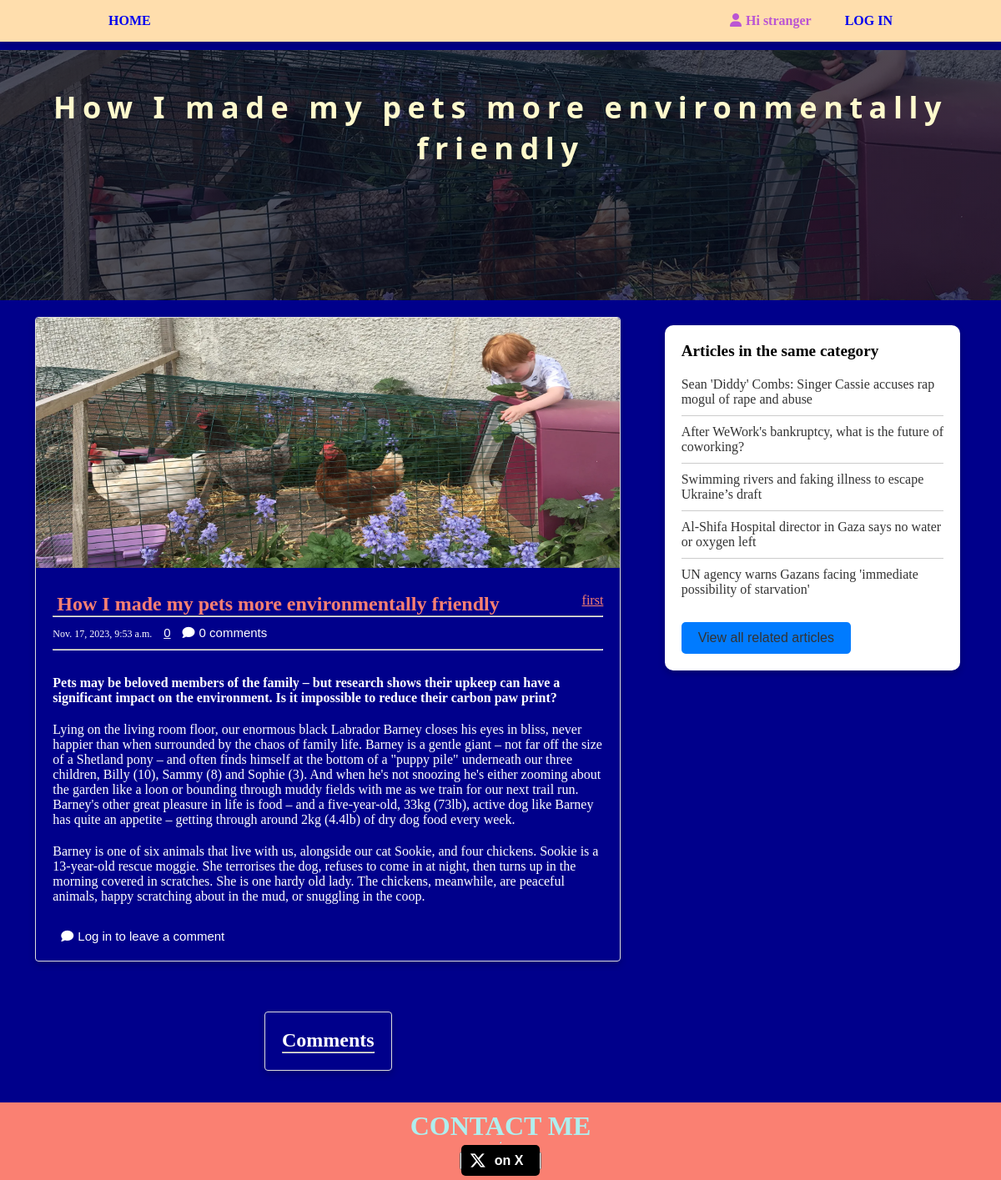
Screenshot of /how-i-made-my-pets-more-environmentally-friendly/ with the database file from the repository.
### article/models.py (models this page shows, shortened)
class Post(models.Model):
    user = models.ForeignKey(User, on_delete=models.CASCADE)
    image = models.ImageField()
    title = models.CharField(max_length=255)
    slug = models.SlugField(unique=True, blank=True)
    category = models.ForeignKey(Category, on_delete=models.CASCADE, related_name='posts', default='uncategorized')
    date = models.DateTimeField(auto_now_add=True)
    likes = models.ManyToManyField(User, blank=True, related_name="post_likes")
    is_edited = models.BooleanField(default=False)
    post = RichTextField(blank=True, null=True)
    def get_absolute_url(self):
        return reverse('article:detail', kwargs={'slug': self.slug})

class Category(models.Model):
    name = models.CharField(max_length=100)
    slug = models.SlugField(unique=True, blank=True)
    class Meta:
        verbose_name_plural = 'categories'
    def __str__(self):
        return self.name

### article/views.py (the view)
# urls.py: path('<slug>/', views.detail, name='detail'),
def detail(request, slug):
    user_authenticated = request.user.is_authenticated
    post = get_object_or_404(Post, slug=slug)
    category = post.category
    related_articles = Post.objects.filter(category=category).exclude(id=post.id).order_by('-date')[:5]
    if related_articles.count() < 5:
        show_all = False
    else:
        show_all = True
    comments = post.comments.order_by('-date_posted')
    batch_size = 10  # Set the number of comments to load per batch
    total_comments = comments.count()
    offset = int(request.GET.get('offset', 0))
    if total_comments > batch_size + offset:
        show_load_more = True
        comments = comments[offset: offset + batch_size]
    else:
        show_load_more = False
        comments = comments[offset:]
    context = {
        'user_authenticated': user_authenticated,
        'post': post,
        'related_articles': related_articles,
        'show_all': show_all,
        'comments': enumerate(comments),
        'show_load_more': show_load_more,
        'batch_size': batch_size,
        'total_comments': total_comments,
    }
    return render(request, 'article/read.html', context=context)

### article/templates/article/read.html (shortened to what this page needs)
{% extends 'article/base.html' %}
{% load static %}
{% block css %}
        {{ block.super }}
    <link rel="stylesheet" href="{% static 'read.css' %}">
{% endblock %}
{% block body %}
    <div id="image-background" style="background-image: linear-gradient(rgba(4,9,30,0.7), rgba(4,9,30,0.7)), url('{{ post.image.url }}')">
        <h1 id="image-background-title">{{post.title}}</h1>
    </div>
    <div id="read-container">
        <div id="article">
            <div id="card-container">
                <div class="card">
                    <img src="{{ post.image.url }}" alt="Image">
                    <div class="card-content">
                        <div id="card-top">
                            <h2>{{post.title}}</h2> <span id="category"><a href="{% url 'article:category' post.category %}">{{post.category}}</a></span>
                        </div>
                        <hr>
                        <div class="card-meta">
                            <div>
                                <span class="timestamp">{{post.date}}</span>
                                {% if user.is_authenticated %}
                                  {% if user in post.likes.all %}
                                  <button class="like-button" data-href="{{ post.get_api_like_url }}" data-post-slug="{{ post.slug }}">
                                    <i class="fas fa-heart liked article-like-style" ></i>
                                    <span class="like-count" style="color: salmon;">{{ post.likes.count }} {{ count_str }}</span>
                                  </button>
                                  {% else %}
                                  <button class="like-button" data-href="{{ post.get_api_like_url }}" data-post-slug="{{ post.slug }}">
                                    <i class="fas fa-heart article-like-style" ></i>
                                    <span class="like-count">{{ post.likes.count }} {{ count_str }}</span>
                                  </button>
                                 {% endif %}
                                 <button id="comment-button" class="comment-button"><a
                                  href="{% url 'article:detail' slug=post.slug %}?comment=true#comment-textarea"
                                  style="text-decoration: none;" class="comment-button">
                                  <i id="comment-icon" class="fa-solid fa-comment"></i>{{post.comments.count}} comment{{ post.comments.count|pluralize }}
                                </a>
                                  </button>
                              {% else %}
                                <button class="logged-out-like-button">
                                  <a href="{% url 'account:login' %}">{{ post.likes.count }} {{ count_str }}</a>
                                </button>
                                <button id="comment-button" class="comment-button"><a
                                  href="{% url 'article:detail' slug=post.slug %}#sort" style="text-decoration: none;" class="comment-button">
                                  <i id="comment-icon" class="fa-solid fa-comment"></i>{{post.comments.count}} comment{{ post.comments.count|pluralize }}
                                </a>
                                  </button>
                              {% endif %}
                            </div>
                        </div>
                          <hr>
                      <p style="color: white;">{{post.post |safe }}</p>
                      <div>
                        {% if user.is_authenticated %}
                                  {% if user in post.likes.all %}
                                  <button class="like-button" data-href="{{ post.get_api_like_url }}" data-post-slug="{{ post.slug }}">
                                    <i class="fas fa-heart liked article-like-style" ></i>
                                    <span class="like-count" style="color: salmon;">{{ post.likes.count }} {{ count_str }}</span>
                                  </button>
                                  {% else %}
                                  <button class="like-button" data-href="{{ post.get_api_like_url }}" data-post-slug="{{ post.slug }}">
                                    <i class="fas fa-heart article-like-style" ></i>
                                    <span class="like-count">{{ post.likes.count }} {{ count_str }}</span>
                                  </button>
                                 {% endif %}
                                 <button class="comment-button"><i class="fa-solid fa-comment"></i>Leave a comment</button>
                        {% else %}
                        <button class="comment-button">
                          <a href="{% url 'account:login' %}" style="text-decoration: none; color: white;">
                          <i class="fa-solid fa-comment"></i>Log in to leave a comment
                        </a>
                      </button>
                      {% endif %}
                      </div>
                    </div>
                </div>
                <div class="card comment-card">
                    <div class="header">
                        <h2>Comments</h2>
                    </div>
                    <hr>
                  </div>
        </div>
        </div>
        {% if related_articles %}
        <div id="related-articles">
            <div id="card">
                <h2>Articles in the same category</h2>
                <ul>
                  {% for related_article in related_articles %}
                    <li><a href="{{ related_article.get_absolute_url }}">{{ related_article.title }}</a></li>
                  {% endfor %}
                </ul>
                {% if show_all %}
                <button><a href="{% url 'article:category' categories=post.category %}" >View all related articles</a></button>
                {% endif %}
              </div>
        </div>
        {% endif %}
    </div>
{% endblock %}

### assets/styles.css (style rules this page uses)
* { margin: 0; padding: 0; }
body { background-color: darkblue; }
li { list-style: none; }
#image-background { margin-top: 10px; background-image: linear-gradient(rgba(4,9,30,0.7), rgba(4,9,30,0.7)), url(https://cdn.stocksnap.io/img-thumbs/960w/blog-text_AWFJEGJAMS.jpg); height: 300px; width: 99%; background-size: cover; background-position:center; display: flex; flex-direction: column; align-items: center; justify-content: center; }
#image-background-title { color:lemonchiffon; letter-spacing: 0.2cm; font-size: 100px; margin-bottom: 115px; font-family:system-ui, -apple-system, BlinkMacSystemFont, 'Segoe UI', Roboto, Oxygen, Ubuntu, Cantarell, 'Open Sans', 'Helvetica Neue', sans-serif; transition: 0.5s; }
#card-container { display: flex; flex-wrap: wrap; justify-content: center; max-width: 1250px; margin: 0 auto; gap: 20px; }
.card { border: 1px solid #ddd; border-radius: 5px; box-shadow: 0 2px 4px rgba(0, 0, 0, 0.1); max-width: 350px; margin: 20px; transition: transform 0.3s ease; word-wrap: break-word; display: flex; flex-direction: column; color: white; }
.card img { border-radius: 4px 4px 0 0; width: 100%; height: 300px; }
.card-content { flex-grow: 1; padding: 10px; display: flex; flex-direction: column; }
.card-content h2 { font-size: 24px; margin-bottom: 10px; color: salmon; }
.card-content p { font-size: 16px; margin-bottom: 0; color: white; flex-grow: 1; }
.card-meta { display: flex; justify-content: space-between; align-items: center; margin-top: 20px; }
.timestamp { font-size: 12px; color: white; }
.like-button, .logged-out-like-button, .comment-button { background: none; border: none; color: white; font-size: 15px; cursor: pointer; }
.logged-out-like-button a { color: white; }
.fa-heart, .fa-comment { margin-right: 5px; }

### assets/read.css (style rules this page uses)
#image-background { margin-top: 10px; height: 300px; width: 100%; background-size: cover; background-position: center; display: flex; flex-direction: column; align-items: center; justify-content: center; position: relative; }
#image-background-title { color: lemonchiffon; letter-spacing: 0.2cm; font-size: 36px; font-family: system-ui, -apple-system, BlinkMacSystemFont, 'Segoe UI', Roboto, Oxygen, Ubuntu, Cantarell, 'Open Sans', 'Helvetica Neue', sans-serif; transition: 0.5s; text-align: center; }
#read-container { display: flex; align-items: center; justify-content: center; }
#article { flex:2; }
.card { border: 1px solid #ddd; border-radius: 4px; box-shadow: 0 4px 8px 0 rgba(0, 0, 0, 0.2); max-width: 700px; margin: 20px; transition: transform 0.3s ease; color: white; }
.card-content, .comment-card { padding: 20px; }
.card-content h2, .card h3 { font-size: 24px; margin: 10px 5px 0; color: salmon; }
#card-top { display: flex; align-items: center; justify-content: space-between; }
#card-top a { color: salmon; }
.card-meta { display: flex; justify-content:space-between; align-items: center; margin: 10px 0; }
#card-container button { margin-left: 10px; }
.timestamp { font-size: 12px; color: white; }
.like-button, .comment-button { background: none; border: none; color: white; font-size: 15px; cursor: pointer; transition: transform 0.3s ease; }
.card-content p { margin: 10px 0; }
.fa-heart, .fa-comment, .fa-trash { margin-right: 5px; }
.header { display: flex; align-items: center; justify-content: center; }
h2 { display: flex; align-self: center; color: white; }
#related-articles { flex: 1; padding: 10px; margin: 20px 0 10px 0; align-self: flex-start; }
#card { background-color: #fff; border-radius: 10px; box-shadow: 0 4px 8px 0 rgba(0,0,0,0.2); padding: 20px; width: 80%; }
#card h2 { font-size: 1.2rem; margin-bottom: 10px; color: #000; }
#card ul { list-style: none; margin: 0; padding: 0; }
#card li { border-bottom: 1px solid #ccc; padding: 10px 0; }
#card li:last-child { border-bottom: none; }
#card a { color: #333; text-decoration: none; }
#card button { background-color: #007bff; border: none; border-radius: 5px; color: #fff; cursor: pointer; font-size: 1rem; padding: 10px 20px; margin-top: 20px; }

### rows the page displays
Post: image (picture), title "How I made my pets more environmentally friendly", category "first", date "Nov. 17, 2023, 9:53 a.m.", likes.count "0", comments.count "0", post "Pets may be beloved members of the family – but research shows their upkeep can have a significant impact on the environment. Is it impossible to reduce their carbon paw print? Lying on the living room floor, our enormous black Labrador Barney closes his eyes in bliss, never happier than when surrounded by the chaos of family life. Barney is a gentle giant – not far off the size of a Shetland pony – and often finds himself at the bottom of a \"puppy pile\" underneath our three children, Billy (10), Sammy (8) and Sophie (3). And when he's not snoozing he's either zooming about the garden like a loon or bounding through muddy fields with me as we train for our next trail run. Barney's other…"
Post: title "Sean 'Diddy' Combs: Singer Cassie accuses rap mogul of rape and abuse"
Post: title "After WeWork's bankruptcy, what is the future of coworking?"
Post: title "Swimming rivers and faking illness to escape Ukraine’s draft"
Post: title "Al-Shifa Hospital director in Gaza says no water or oxygen left"
Post: title "UN agency warns Gazans facing 'immediate possibility of starvation'"
